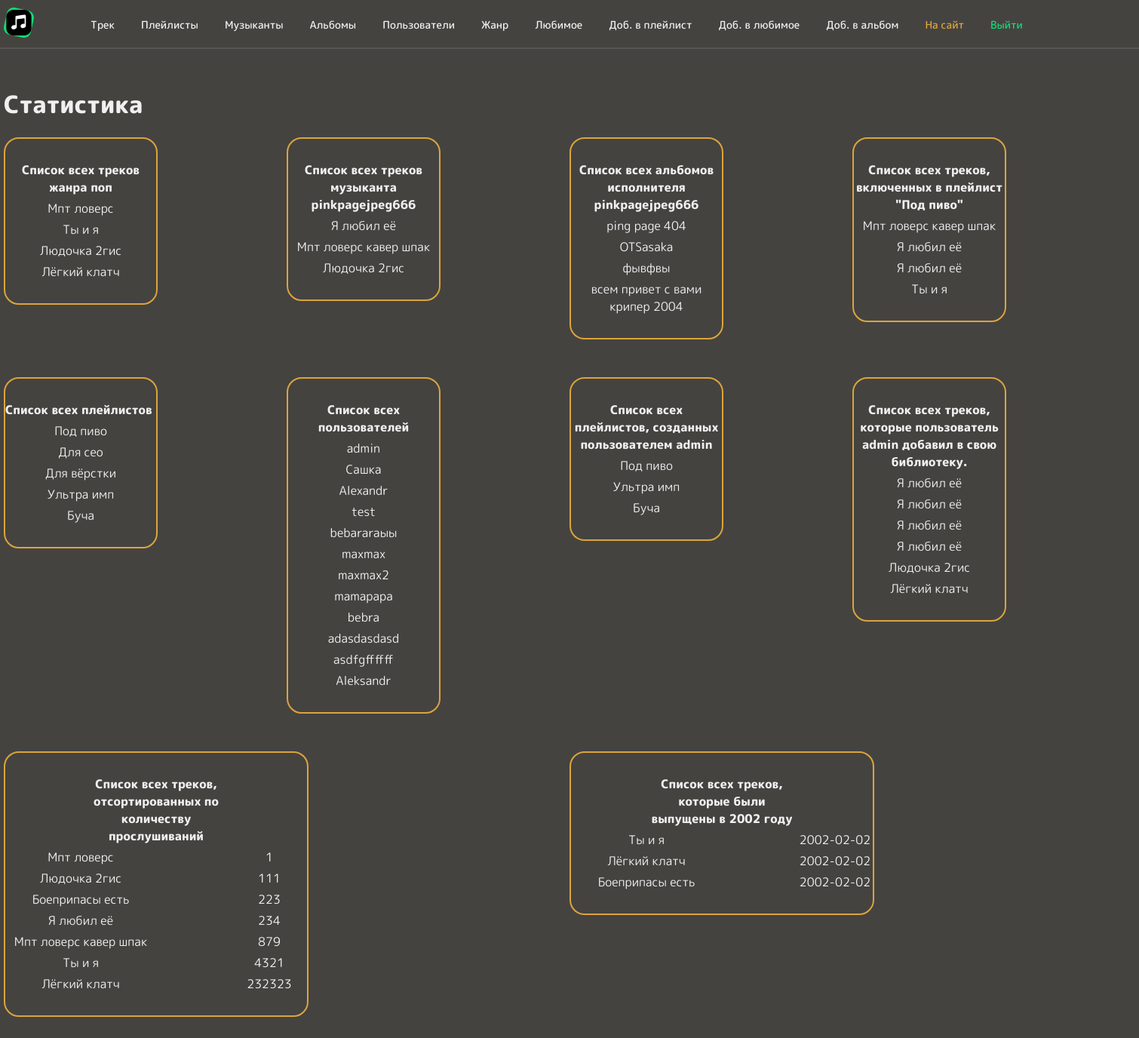
The page /index-panel.php on the database its author committed.
### tables this page shows
CREATE TABLE `track` (
  `ID_track` int NOT NULL,
  `track_name` varchar(160) DEFAULT NULL,
  `ID_musician` int DEFAULT NULL,
  `Number_of_auditions` float DEFAULT NULL,
  `year_of_release` date DEFAULT NULL,
  `ID_genre` int DEFAULT NULL
);

CREATE TABLE `albums` (
  `ID_albums` int NOT NULL,
  `album_name` varchar(160) DEFAULT NULL,
  `ID_musician` int DEFAULT NULL
);

CREATE TABLE `playlists` (
  `ID_playlists` int NOT NULL,
  `playlist_name` varchar(160) NOT NULL,
  `playlist_photo` varchar(160) DEFAULT NULL,
  `ID_users` int DEFAULT NULL
);

CREATE TABLE `users` (
  `ID_users` int NOT NULL,
  `login` varchar(100) DEFAULT NULL,
  `email` varchar(100) DEFAULT NULL,
  `password` varchar(100) DEFAULT NULL,
  `profile_photo` varchar(100) NOT NULL,
  `ID_role` int DEFAULT NULL
);

CREATE TABLE `favorite` (
  `ID_favorite` int NOT NULL,
  `favorite_photo` varchar(160) DEFAULT NULL,
  `ID_users` int DEFAULT NULL
);

### index-panel.php (the view, shortened to what this page needs)
<?php
include "./php_connect/connect.php";
?>
<!DOCTYPE html>
<html lang="en">
<head>
  <link rel="stylesheet" href="./scss/main.css">
</head>
<body>
  <header>
    <div class="admin-container">
      <ul class="main-menu-panel">
        <li class="main-menu_item"><a href="./index-panel.php" class="main-menu__link"><img src="./images/svg/logo_green.svg" alt="logo_purple" class="logo_purple"></a></li>
        <li class="main-menu-panel_item"><a href="./track-panel.php" class="menu-item-panel">Трек</a></li>
        <li class="main-menu-panel_item"><a href="./playlists-panel.php" class="menu-item-panel">Плейлисты</a></li>
        <li class="main-menu-panel_item"><a href="./musicians-panel.php" class="menu-item-panel">Музыканты</a></li>
        <li class="main-menu-panel_item"><a href="./albums-panel.php" class="menu-item-panel">Альбомы</a></li>
        <li class="main-menu-panel_item"><a href="./users-panel.php" class="menu-item-panel">Пользователи</a></li>
        <li class="main-menu-panel_item"><a href="./genre-panel.php" class="menu-item-panel">Жанр</a></li>
        <li class="main-menu-panel_item"><a href="./favorite-panel.php" class="menu-item-panel">Любимое</a></li>
        <li class="main-menu-panel_item"><a href="./adding_to_a_playlist-panel.php" class="menu-item-panel">Доб. в плейлист</a></li>
        <li class="main-menu-panel_item"><a href="./adding_in_favorite-panel.php" class="menu-item-panel">Доб. в любимое</a></li>
        <li class="main-menu-panel_item"><a href="./adding_in_album-panel.php" class="menu-item-panel">Доб. в альбом</a></li>
        <li class="main-menu-panel_item"><a href="./index.php" class="menu-item-panel home">На сайт</a></li>
        <li class="main-menu_item"><a class="menu-item exit-button " href="./php-handler/exit.php">Выйти</a></li>
      </ul>
    </div>
    <hr>
  </header>
  <div class="div-title-admin">
    <div class="admin-container">
      <div class="add-btn-divs">
        <div class="div-title-admin">
          <h1 class="title-admin">Статистика</h1>
        </div>
      </div>
    </div>
  </div>
  <div class="admin-container">
    <div class="statistics-container">
      <div class="admin-container">
        <div class="statistics">
          <p class="admin_table_cell-text margin-admin-user-table table_row title">Список всех треков жанра поп</p>
          <?php
          $qInfoGenre = "SELECT track_name FROM track WHERE ID_genre = 1";
          $resInfoGenre = mysqli_query($connect, $qInfoGenre) or die(mysqli_error($connect));
          while ($InfoGenre = mysqli_fetch_object($resInfoGenre)) {
            echo "
    <div class=\"body-table\">
        <div class=\"admin-container\">
            <div class=\"admin_table_row\">
                <div class=\"admin_table_cell admin_projects_table_name\">
                    <p class=\"admin_table_cell-text margin-admin-user-table\">$InfoGenre->track_name</p>
                </div>
            </div>
        </div>
    </div>
";
          }
          ?>
        </div>
      </div>
      <div class="admin-container">
        <div class="statistics">
          <p class="admin_table_cell-text margin-admin-user-table table_row title">Cписок всех треков музыканта pinkpagejpeg666</p>
          <?php
          $qInfoGenre = "SELECT track_name FROM track WHERE ID_musician = 1";
          $resInfoGenre = mysqli_query($connect, $qInfoGenre) or die(mysqli_error($connect));
          while ($InfoGenre = mysqli_fetch_object($resInfoGenre)) {
            echo "
    <div class=\"body-table\">
        <div class=\"admin-container\">
            <div class=\"admin_table_row\">
                <div class=\"admin_table_cell admin_projects_table_name\">
                    <p class=\"admin_table_cell-text margin-admin-user-table\">$InfoGenre->track_name</p>
                </div>
            </div>
        </div>
    </div>
";
          }
          ?>
        </div>
      </div>
      <div class="admin-container">
        <div class="statistics">
          <p class="admin_table_cell-text margin-admin-user-table table_row title">Cписок всех альбомов исполнителя pinkpagejpeg666</p>
          <?php
          $qInfoGenre = "SELECT album_name FROM albums WHERE ID_musician = 1";
          $resInfoGenre = mysqli_query($connect, $qInfoGenre) or die(mysqli_error($connect));
          while ($InfoGenre = mysqli_fetch_object($resInfoGenre)) {
            echo "
    <div class=\"body-table\">
        <div class=\"admin-container\">
            <div class=\"admin_table_row\">
                <div class=\"admin_table_cell admin_projects_table_name\">
                    <p class=\"admin_table_cell-text margin-admin-user-table\">$InfoGenre->album_name</p>
                </div>
            </div>
        </div>
    </div>
";
          }
          ?>
        </div>
      </div>
      <div class="admin-container">
        <div class="statistics">
          <p class="admin_table_cell-text margin-admin-user-table table_row title">Cписок всех треков, включенных в плейлист "Под пиво"</p>
          <?php
          $qInfoGenre = "SELECT playlists.playlist_name, track.track_name
      FROM adding_to_a_playlist, playlists, track
      WHERE adding_to_a_playlist.ID_playlists = 1 AND adding_to_a_playlist.ID_playlists = playlists.ID_playlists AND adding_to_a_playlist.ID_track = track.ID_track";
          $resInfoGenre = mysqli_query($connect, $qInfoGenre) or die(mysqli_error($connect));
          while ($InfoGenre = mysqli_fetch_object($resInfoGenre)) {
            echo "
    <div class=\"body-table\">
        <div class=\"admin-container\">
            <div class=\"admin_table_row\">
                <div class=\"admin_table_cell admin_projects_table_name\">
                    <p class=\"admin_table_cell-text margin-admin-user-table\">$InfoGenre->track_name</p>
                </div>
            </div>
        </div>
    </div>
";
          }
          ?>
        </div>
      </div>
    </div>
  </div>
  <div class="admin-container">
    <div class="statistics-container">
      <div class="admin-container">
        <div class="statistics">
          <p class="admin_table_cell-text margin-admin-user-table table_row title">Список всех плейлистов</p>
          <?php
          $qInfoGenre = "SELECT playlist_name FROM playlists";
          $resInfoGenre = mysqli_query($connect, $qInfoGenre) or die(mysqli_error($connect));
          while ($InfoGenre = mysqli_fetch_object($resInfoGenre)) {
            echo "
    <div class=\"body-table\">
        <div class=\"admin-container\">
            <div class=\"admin_table_row\">
                <div class=\"admin_table_cell admin_projects_table_name\">
                    <p class=\"admin_table_cell-text margin-admin-user-table\">$InfoGenre->playlist_name</p>
                </div>
            </div>
        </div>
    </div>
";
          }
          ?>
        </div>
      </div>
      <div class="admin-container">
        <div class="statistics">
          <p class="admin_table_cell-text margin-admin-user-table table_row title">Список всех пользователей</p>
          <?php
          $qInfoGenre = "SELECT login FROM users";
          $resInfoGenre = mysqli_query($connect, $qInfoGenre) or die(mysqli_error($connect));
          while ($InfoGenre = mysqli_fetch_object($resInfoGenre)) {
            echo "
    <div class=\"body-table\">
        <div class=\"admin-container\">
            <div class=\"admin_table_row\">
                <div class=\"admin_table_cell admin_projects_table_name\">
                    <p class=\"admin_table_cell-text margin-admin-user-table\">$InfoGenre->login</p>
                </div>
            </div>
        </div>
    </div>
";
          }
          ?>
        </div>
      </div>
      <div class="admin-container">
        <div class="statistics">
          <p class="admin_table_cell-text margin-admin-user-table table_row title">Список всех плейлистов, созданных пользователем admin</p>
          <?php
          $qInfoGenre = "SELECT playlist_name FROM playlists WHERE ID_users = 1";
          $resInfoGenre = mysqli_query($connect, $qInfoGenre) or die(mysqli_error($connect));
          while ($InfoGenre = mysqli_fetch_object($resInfoGenre)) {
            echo "
    <div class=\"body-table\">
        <div class=\"admin-container\">
            <div class=\"admin_table_row\">
                <div class=\"admin_table_cell admin_projects_table_name\">
                    <p class=\"admin_table_cell-text margin-admin-user-table\">$InfoGenre->playlist_name</p>
                </div>
            </div>
        </div>
    </div>
";
          }
          ?>
        </div>
      </div>
      <div class="admin-container">
        <div class="statistics">
          <p class="admin_table_cell-text margin-admin-user-table table_row title">Список всех треков, которые пользователь admin добавил в свою библиотеку.</p>
          <?php
          $qInfoGenre = "SELECT favorite.favorite_photo, track.track_name
      FROM adding_in_favorite, track, favorite
      WHERE adding_in_favorite.ID_favorite = 1 AND adding_in_favorite.ID_favorite = favorite.ID_favorite AND adding_in_favorite.ID_track = track.ID_track";
          $resInfoGenre = mysqli_query($connect, $qInfoGenre) or die(mysqli_error($connect));
          while ($InfoGenre = mysqli_fetch_object($resInfoGenre)) {
            echo "
    <div class=\"body-table\">
        <div class=\"admin-container\">
            <div class=\"admin_table_row\">
                <div class=\"admin_table_cell admin_projects_table_name\">
                    <p class=\"admin_table_cell-text margin-admin-user-table\">$InfoGenre->track_name</p>
                </div>
            </div>
        </div>
    </div>
";
          }
          ?>
        </div>
      </div>
    </div>
  </div>
  <div class="admin-container">
    <div class="statistics-container">
      <div class="admin-container">
        <div class="statistics-asc">
          <p class="admin_table_cell-text margin-admin-user-table table_row title title-center">Список всех треков, отсортированных по количеству прослушиваний</p>
          <?php
          $qInfoGenre = "SELECT track.track_name, track.Number_of_auditions
                      FROM track
                      ORDER BY Number_of_auditions ASC";
          $resInfoGenre = mysqli_query($connect, $qInfoGenre) or die(mysqli_error($connect));
          while ($InfoGenre = mysqli_fetch_object($resInfoGenre)) {
            echo "
    <div class=\"body-table\">
        <div class=\"admin-container\">
            <div class=\"admin_table_row\">
                <div class=\"admin_table_cell admin_projects_table_name\">
                    <p class=\"admin_table_cell-text margin-admin-user-table\">$InfoGenre->track_name</p>
                </div>
                <div class=\"admin_table_cell admin_projects_table_name\">
                    <p class=\"admin_table_cell-text margin-admin-user-table\">$InfoGenre->Number_of_auditions</p>
                </div>
            </div>
        </div>
    </div>
";
          }
          ?>
        </div>
      </div>
      <div class="admin-container">
        <div class="statistics-asc">
          <p class="admin_table_cell-text margin-admin-user-table table_row title title-center">Cписок всех треков, которые были выпущены в 2002 году</p>
          <?php
          $qInfoGenre = "SELECT track.track_name, track.year_of_release
                      FROM track
                      WHERE year_of_release = '2002-02-02'";
          $resInfoGenre = mysqli_query($connect, $qInfoGenre) or die(mysqli_error($connect));
          while ($InfoGenre = mysqli_fetch_object($resInfoGenre)) {
            echo "
    <div class=\"body-table\">
        <div class=\"admin-container\">
            <div class=\"admin_table_row\">
                <div class=\"admin_table_cell admin_projects_table_name\">
                    <p class=\"admin_table_cell-text margin-admin-user-table\">$InfoGenre->track_name</p>
                </div>
                <div class=\"admin_table_cell admin_projects_table_name\">
                    <p class=\"admin_table_cell-text margin-admin-user-table\">$InfoGenre->year_of_release</p>
                </div>
            </div>
        </div>
    </div>
";
          }
          ?>
        </div>
      </div>
    </div>
  </div>
</body>
</html>

### scss/main.css (style rules this page uses)
body { background-color: #454340; }
* { font-family: "M PLUS Rounded 1c"; color: #F0F0F0; padding: 0px; margin: 0px; }
.main-menu_item { margin: 0 75px 0 0; }
.main-menu__link { cursor: pointer; }
.menu-item { text-decoration: none; }
hr { width: 100%; display: block; height: 1px; border: 0; border-top: 2px solid #575454; margin: 0px; padding: 0; position: absolute; }
li { list-style-type: none; }
a { text-decoration: none; }
.main-menu-panel { display: flex; list-style-type: none; align-items: center; width: 100%; font-weight: 500; margin: 10px 0 8px 0; font-size: 14px; }
.main-menu-panel_item { margin: 0 35px 0 0; }
.table_row { display: flex; }
.admin_table_row { display: flex; }
.admin-container { max-width: 1500px; width: 100%; margin: 0 auto; }
.body-table { margin: 5px 0 0 0; }
.admin_table_cell-text { width: 200px; word-wrap: break-word; text-align: center; }
.title { margin-bottom: 25px; font-weight: 800; }
.add-btn-divs { display: flex; align-items: center; margin: 60px 0 20px 0; width: 1500px; justify-content: space-between; }
.margin-admin-user-table { margin: 0 50px 0 0; }
.statistics { width: 200px; height: auto; border: 2px solid #DBA53D; padding: 30px 0; border-radius: 20px; }
.statistics-asc { width: 400px; height: auto; border: 2px solid #DBA53D; padding: 30px 0; border-radius: 20px; }
.title-center { margin: 0 0 0 100px; }
.statistics-container { display: flex; margin: 0 0 50px 0; }
.exit-button { color: #12DB74; }
.home { color: #DBA53D; }

### rows shown on the page
track: track_name "Мпт ловерс", Number_of_auditions "1"
track: track_name "Ты и я", Number_of_auditions "4321", year_of_release "2002-02-02"
track: track_name "Людочка 2гис", Number_of_auditions "111"
track: track_name "Лёгкий клатч", Number_of_auditions "232323", year_of_release "2002-02-02"
track: track_name "Я любил её", Number_of_auditions "234"
track: track_name "Мпт ловерс кавер шпак", Number_of_auditions "879"
albums: album_name "ping page 404"
albums: album_name "OTSasaka"
albums: album_name "фывфвы"
albums: album_name "всем привет с вами крипер 2004"
playlists: track.track_name "Мпт ловерс кавер шпак", track.track_name "Я любил её", track.track_name "Ты и я", playlist_name "Под пиво"
playlists: playlist_name "Для сео"
playlists: playlist_name "Для вёрстки"
playlists: playlist_name "Ультра имп"
playlists: playlist_name "Буча"
users: login "admin"
users: login "Сашка"
users: login "Alexandr"
users: login "test"
users: login "bebararaыы"
users: login "maxmax"
users: login "maxmax2"
users: login "mamapapa"
users: login "bebra"
users: login "adasdasdasd"
users: login "asdfgffffff"
users: login "Aleksandr"
favorite: track.track_name "Я любил её", track.track_name "Людочка 2гис", track.track_name "Лёгкий клатч"
track: track_name "Боеприпасы есть", Number_of_auditions "223", year_of_release "2002-02-02"
